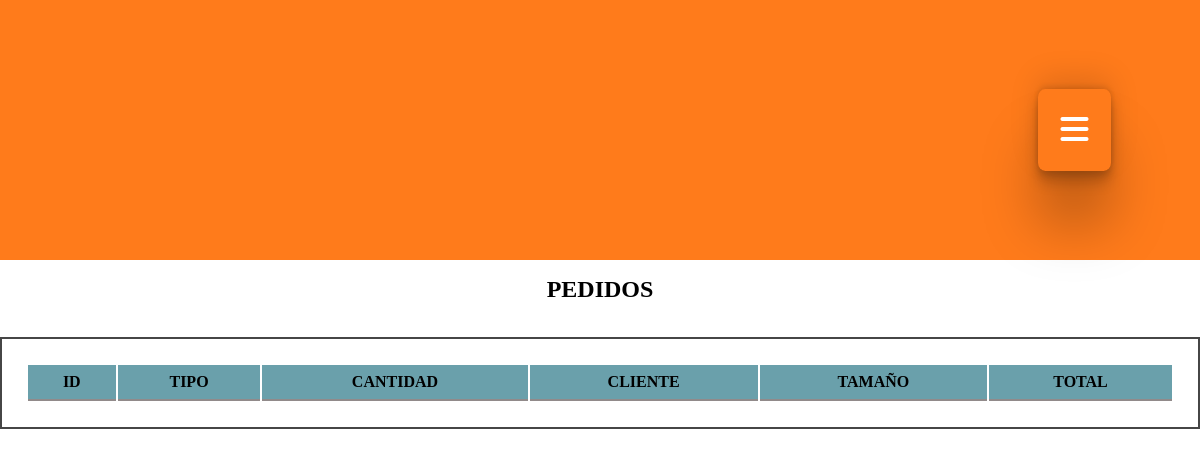
The app's page /mvc/views/pedidos.php, older data.
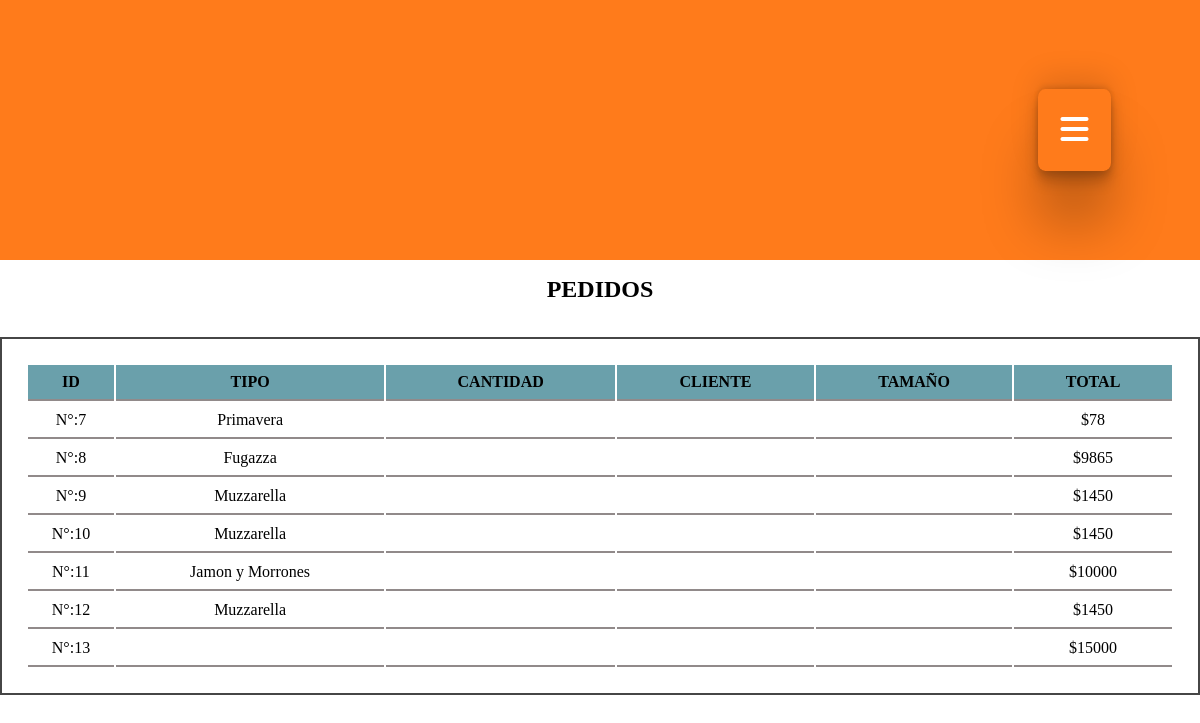
The same page, newer data.
### tables this page shows
CREATE TABLE `pedido` (
  `id_pedido` int(11) NOT NULL,
  `tipo` text DEFAULT NULL,
  `tamaño` text DEFAULT NULL,
  `nombre_cliente` text DEFAULT NULL,
  `cantidad` int(11) DEFAULT NULL,
  `img` varchar(255) DEFAULT NULL,
  `total` int(11) DEFAULT NULL
);

### mvc/views/pedidos.php (the view, shortened to what this page needs)
<!DOCTYPE html>
<html lang="es">
<head>
        <link rel="stylesheet" href="https://cdnjs.cloudflare.com/ajax/libs/font-awesome/6.5.2/css/all.min.css" />
    <link rel="stylesheet" href="../public/css/styles.css" />
</head>
<body>
    <header>
        <button class="openMenu" id="openMenu"><i class="fa-solid fa-bars"></i></button>
    </header>
    <main>
        <?php
            $conexion= mysqli_connect("localhost","root","","loshermanos") or die ("Problemas con la conexion a la base de datos");
            $registros = mysqli_query($conexion,"select * from pedido") or die ("Problemas en la conexion con la tabla");
            echo "<div class='pedidos '><h2>PEDIDOS</h2></div>";
            echo "<table>";
            echo "<tr class=titulo>";
            echo "<td class='nameCliente' >"."ID"."</td>";
            echo "<td  class='lastnameCliente' >"."TIPO"."</td>";
            echo "<td class='nameCliente' >"."CANTIDAD". "</td>";
            echo "<td  class='lastnameCliente' >"."CLIENTE". "</td>";
            echo "<td class='nameCliente' >"."TAMAÑO". "</td>";
            echo "<td  class='lastnameCliente' >"."TOTAL". "</td>";
            echo "</tr>"."<br>";
            while($reg=mysqli_fetch_array($registros)){
                echo "<tr class=opciones>";
                echo "<td  >"."N°:".$reg['id_pedido']."</td>" ;
                echo "<td >".$reg['tipo']."</td>";
                echo "<td >". $reg['tamaño']."</td>";
                echo "<td >".$reg['cantidad']."</td>";
                echo "<td >".$reg['nombre_cliente']."</td>";
                echo "<td >"."$".$reg['total']."</td>";
                echo "</tr>";
            }
            echo "</table>";
        ?>
    </main>
</body>
</html>

Row changes from the older to the newer data that the page shows:
added pedido: id_pedido "7", tipo "Primavera", total "78"
added pedido: id_pedido "8", tipo "Fugazza", total "9865"
added pedido: id_pedido "9", tipo "Muzzarella", total "1450"
added pedido: id_pedido "10", tipo "Muzzarella", total "1450"
added pedido: id_pedido "11", tipo "Jamon y Morrones", total "10000"
added pedido: id_pedido "12", tipo "Muzzarella", total "1450"
added pedido: id_pedido "13", total "15000"
